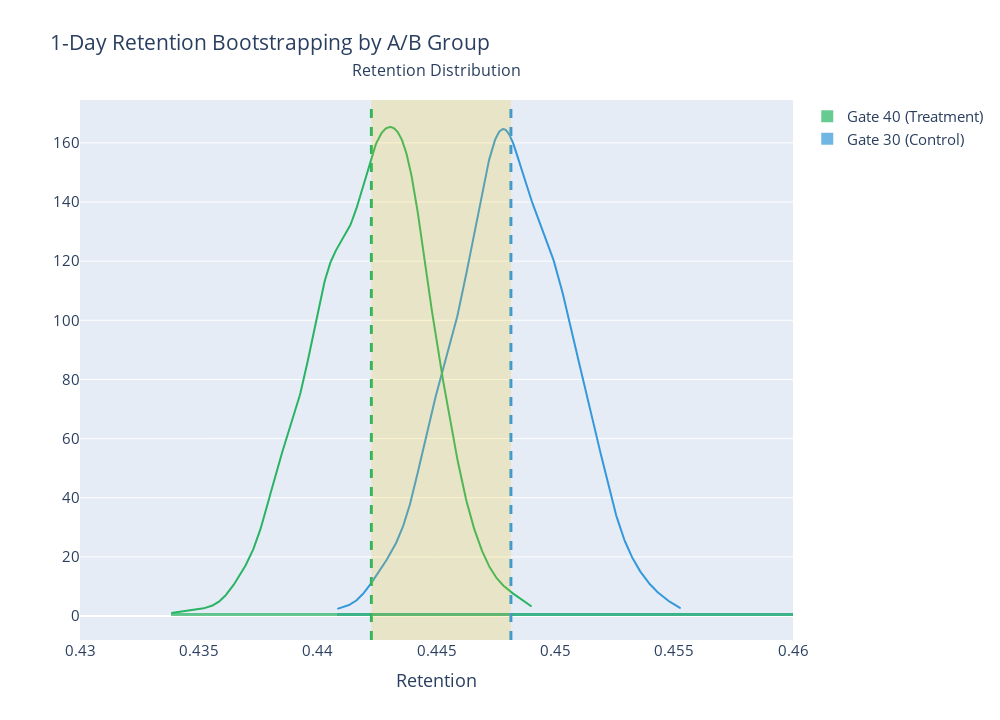

Notebook cell for this chart:
### Code cell
# Bootstrapping for gate 30
btg30_1d = draw_bs_reps(players_g30['retention_1'], retention, iterations=1000)
# Bootstrapping for gate 40
btg40_1d = draw_bs_reps(players_g40['retention_1'], retention, iterations=1000)

mean_g40 = np.mean(btg40_1d)
mean_g30 = np.mean(btg30_1d)

# A Kernel Density Estimate plot of the bootstrap distributions
boot_1d = pd.DataFrame(data={'gate_30': btg30_1d, 'gate_40': btg40_1d}, index=range(1000))

# Plotting histogram
hist_1d = [boot_1d.gate_30, boot_1d.gate_40]
dist_1d = ff.create_distplot(hist_1d, group_labels=["Gate 30 (Control)", "Gate 40 (Treatment)"], show_rug=False, colors=['#3498DB', '#28B463'])
dist_1d.add_vline(x=mean_g40, line_width=3, line_dash="dash", line_color="#28B463")
dist_1d.add_vline(x=mean_g30, line_width=3, line_dash="dash", line_color="#3498DB")
dist_1d.add_vrect(x0=mean_g30, x1=mean_g40, line_width=0, fillcolor="#F1C40F", opacity=0.2)

# Chỉnh layout trực tiếp
dist_1d.update_layout(
    xaxis_range=[0.43, 0.46],
    title='1-Day Retention Bootstrapping by A/B Group',
    xaxis_title="Retention",
    height=720,
    width=1000,
    font=dict(size=15)
)

# Thêm annotation nếu muốn
dist_1d.add_annotation(
    text="Retention Distribution",
    xref="paper", yref="paper",
    x=0.5, y=1.08, showarrow=False,
    font=dict(size=16)
)

dist_1d.show()

### Figure 1 — Plotly figure (JSON) as saved in the notebook; plotly's stock layout.template omitted (floating-point values rounded to 4 significant figures; data arrays with more than 128 entries replaced by an {"elided": "..."} marker saying what was removed)
{"data": [{"autobinx": false, "histnorm": "probability density", "legendgroup": "Gate 30 (Control)", "marker": {"color": "#3498DB"}, "name": "Gate 30 (Control)", "opacity": 0.7, "type": "histogram", "x": {"elided": "1000 float values"}, "xaxis": "x", "xbins": {"end": 0.4553, "size": 1, "start": 0.4408}, "yaxis": "y"}, {"autobinx": false, "histnorm": "probability density", "legendgroup": "Gate 40 (Treatment)", "marker": {"color": "#28B463"}, "name": "Gate 40 (Treatment)", "opacity": 0.7, "type": "histogram", "x": {"elided": "1000 float values"}, "xaxis": "x", "xbins": {"end": 0.449, "size": 1, "start": 0.4338}, "yaxis": "y"}, {"legendgroup": "Gate 30 (Control)", "marker": {"color": "#3498DB"}, "mode": "lines", "name": "Gate 30 (Control)", "showlegend": false, "type": "scatter", "x": {"elided": "500 float values"}, "xaxis": "x", "y": {"elided": "500 float values"}, "yaxis": "y"}, {"legendgroup": "Gate 40 (Treatment)", "marker": {"color": "#28B463"}, "mode": "lines", "name": "Gate 40 (Treatment)", "showlegend": false, "type": "scatter", "x": {"elided": "500 float values"}, "xaxis": "x", "y": {"elided": "500 float values"}, "yaxis": "y"}], "layout": {"annotations": [{"font": {"size": 16}, "showarrow": false, "text": "Retention Distribution", "x": 0.5, "xref": "paper", "y": 1.08, "yref": "paper"}], "barmode": "overlay", "font": {"size": 15}, "height": 720, "hovermode": "closest", "legend": {"traceorder": "reversed"}, "shapes": [{"line": {"color": "#28B463", "dash": "dash", "width": 3}, "type": "line", "x0": 0.4423, "x1": 0.4423, "xref": "x", "y0": 0, "y1": 1, "yref": "y domain"}, {"line": {"color": "#3498DB", "dash": "dash", "width": 3}, "type": "line", "x0": 0.4481, "x1": 0.4481, "xref": "x", "y0": 0, "y1": 1, "yref": "y domain"}, {"fillcolor": "#F1C40F", "line": {"width": 0}, "opacity": 0.2, "type": "rect", "x0": 0.4481, "x1": 0.4423, "xref": "x", "y0": 0, "y1": 1, "yref": "y domain"}], "title": {"text": "1-Day Retention Bootstrapping by A/B Group"}, "width": 1000, "xaxis": {"anchor": "y2", "domain": [0, 1], "range": [0.43, 0.46], "title": {"text": "Retention"}, "zeroline": false}, "yaxis": {"anchor": "free", "domain": [0, 1], "position": 0}}}
